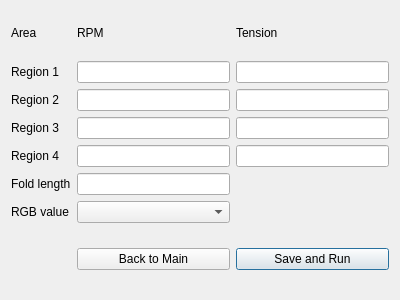
<?xml version="1.0" encoding="UTF-8"?>
<ui version="4.0">
 <class>SetupForm</class>
 <widget class="QDialog" name="SetupForm">
  <property name="geometry">
   <rect>
    <x>0</x>
    <y>0</y>
    <width>400</width>
    <height>300</height>
   </rect>
  </property>
  <property name="windowTitle">
   <string>Setup Style</string>
  </property>
  <layout class="QGridLayout" name="gridLayout">
   <item row="0" column="1">
    <widget class="QLabel" name="label">
     <property name="text">
      <string>RPM</string>
     </property>
    </widget>
   </item>
   <item row="6" column="0">
    <widget class="QLabel" name="label_9">
     <property name="text">
      <string>RGB value</string>
     </property>
    </widget>
   </item>
   <item row="5" column="1">
    <widget class="QLineEdit" name="lineEdit_FoldLength"/>
   </item>
   <item row="0" column="0">
    <widget class="QLabel" name="label_2">
     <property name="text">
      <string>Area</string>
     </property>
    </widget>
   </item>
   <item row="1" column="1">
    <widget class="QLineEdit" name="lineEdit_RPM_1"/>
   </item>
   <item row="1" column="2">
    <widget class="QLineEdit" name="lineEdit_Tension_1"/>
   </item>
   <item row="2" column="1">
    <widget class="QLineEdit" name="lineEdit_RPM_2"/>
   </item>
   <item row="0" column="2">
    <widget class="QLabel" name="label_3">
     <property name="text">
      <string>Tension</string>
     </property>
    </widget>
   </item>
   <item row="2" column="0">
    <widget class="QLabel" name="label_5">
     <property name="text">
      <string>Region 2</string>
     </property>
    </widget>
   </item>
   <item row="1" column="0">
    <widget class="QLabel" name="label_4">
     <property name="text">
      <string>Region 1</string>
     </property>
    </widget>
   </item>
   <item row="5" column="0">
    <widget class="QLabel" name="label_8">
     <property name="text">
      <string>Fold length</string>
     </property>
    </widget>
   </item>
   <item row="3" column="0">
    <widget class="QLabel" name="label_6">
     <property name="text">
      <string>Region 3</string>
     </property>
    </widget>
   </item>
   <item row="4" column="0">
    <widget class="QLabel" name="label_7">
     <property name="text">
      <string>Region 4</string>
     </property>
    </widget>
   </item>
   <item row="3" column="1">
    <widget class="QLineEdit" name="lineEdit_RPM_3"/>
   </item>
   <item row="2" column="2">
    <widget class="QLineEdit" name="lineEdit_Tension_2"/>
   </item>
   <item row="3" column="2">
    <widget class="QLineEdit" name="lineEdit_Tension_3"/>
   </item>
   <item row="4" column="1">
    <widget class="QLineEdit" name="lineEdit_RPM_4"/>
   </item>
   <item row="4" column="2">
    <widget class="QLineEdit" name="lineEdit_Tension_4"/>
   </item>
   <item row="7" column="2">
    <widget class="QPushButton" name="pushButton_save">
     <property name="text">
      <string>Save and Run</string>
     </property>
    </widget>
   </item>
   <item row="7" column="1">
    <widget class="QPushButton" name="pushButton_back">
     <property name="text">
      <string>Back to Main</string>
     </property>
    </widget>
   </item>
   <item row="7" column="0">
    <spacer name="verticalSpacer">
     <property name="orientation">
      <enum>Qt::Vertical</enum>
     </property>
     <property name="sizeType">
      <enum>QSizePolicy::Fixed</enum>
     </property>
     <property name="sizeHint" stdset="0">
      <size>
       <width>20</width>
       <height>60</height>
      </size>
     </property>
    </spacer>
   </item>
   <item row="6" column="1">
    <widget class="QComboBox" name="comboBox_RGB"/>
   </item>
  </layout>
 </widget>
 <resources/>
 <connections/>
</ui>
